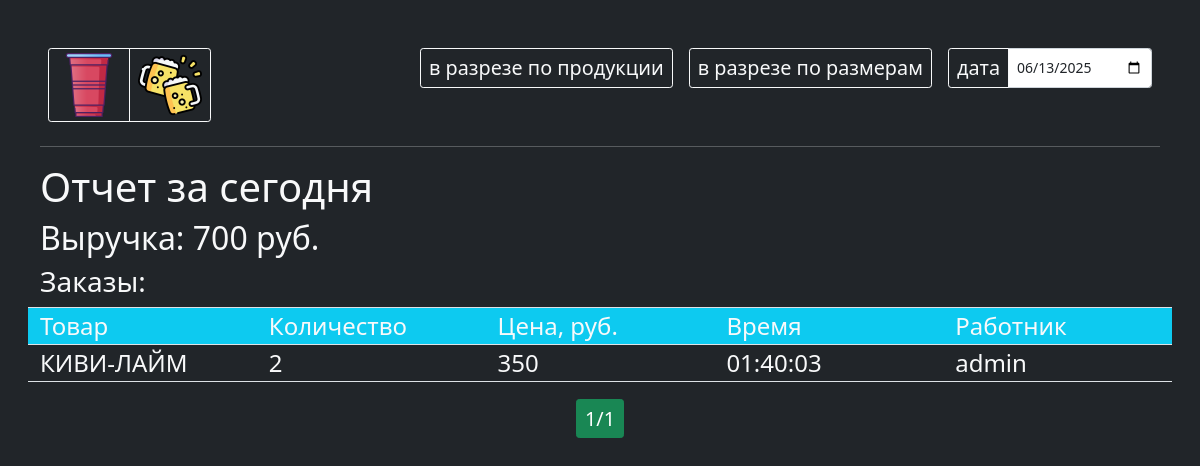
The app's page /report/, older data.
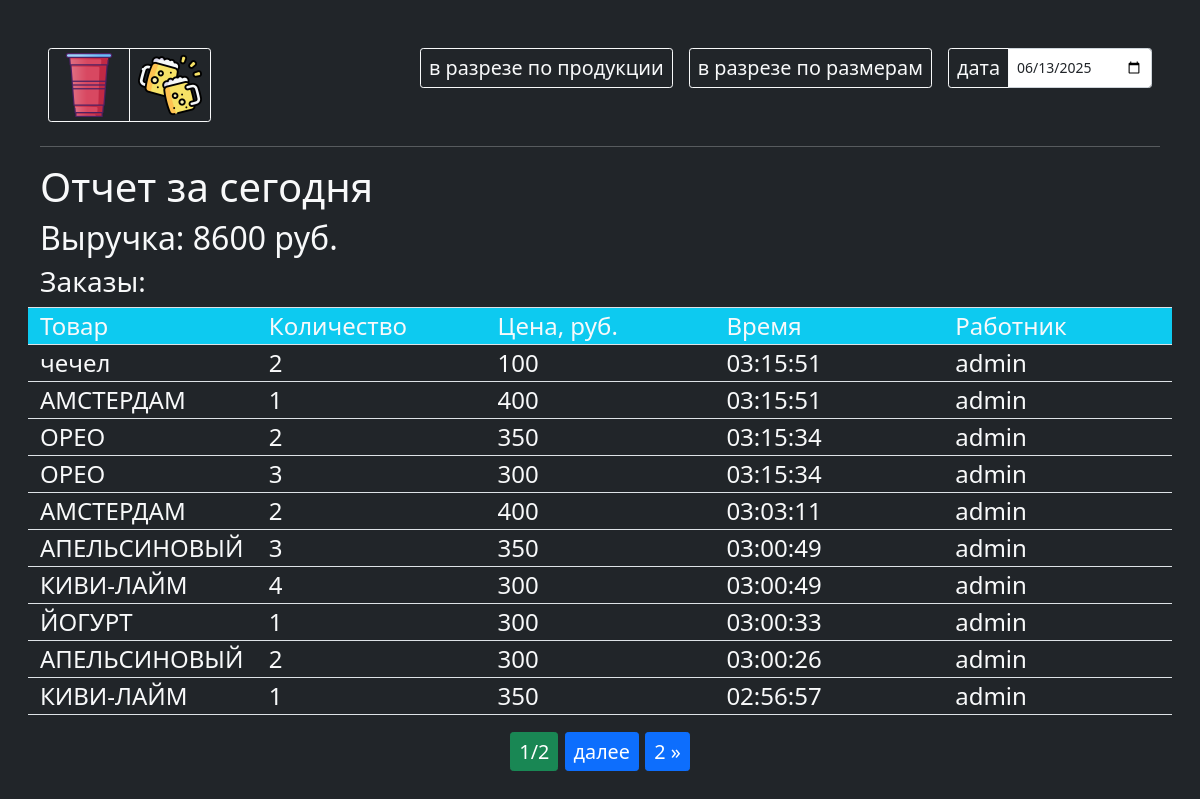
The same page, newer data.
### main/models.py (models this page shows, shortened)
class Order(models.Model):
    product = models.ForeignKey(Product, verbose_name='товар', on_delete=models.DO_NOTHING)
    quantity = models.IntegerField('кол-во',default=1)
    created_at = models.DateTimeField('время заказа',auto_now=True)
    user = models.ForeignKey(User, verbose_name='пользователь',on_delete=models.DO_NOTHING)
    class Meta:
        verbose_name = 'заказ'
        verbose_name_plural = 'заказы'
        ordering = ['-created_at']

class Product(models.Model):
    group = models.ForeignKey(CupGroup, verbose_name='группа', on_delete=models.CASCADE, related_name='group_products')
    size = models.ForeignKey(CupSize, verbose_name='размер', on_delete=models.CASCADE, related_name='size_products', blank=True, null=True)
    name = models.CharField('название', max_length=50)
    description = models.TextField('описание')
    price = models.PositiveIntegerField(verbose_name='цена за ед', default=300)
    order_p = models.PositiveSmallIntegerField('порядок', default=0)
    enabled = models.BooleanField('действующая?', default=True)
    class Meta:
        verbose_name = 'товар'
        verbose_name_plural = 'товары'
        ordering = ['group','order_p']

### main/views.py (the view)
# urls.py: path('report/', report, name='report'),
def report(request):
    date_str = request.GET.get('date')
    if date_str:
        date = datetime.strptime(date_str, '%Y-%m-%d').date()
    else:
        date = datetime.now()
    orders = Order.objects.filter(created_at__date=date)
    product_quantities = (
                            orders.values('product__name','product__size__name','product__group__name')  # Группируем по полю 'product'
                            .annotate(
                                total_quantity=Sum('quantity'),
                                total_revenue=Sum(F('quantity') * F('product__price'))
                                )  # Суммируем количество
                            .order_by('product__group__name','-total_quantity')
                        )
    size_quantities = (
                            orders.values('product__group__name','product__size__name')  # Группируем по полю 'product'
                            .annotate(
                                total_quantity=Sum('quantity'),
                                total_revenue=Sum(F('quantity') * F('product__price'))
                                )  # Суммируем количество
                            .order_by('product__group__name','-total_quantity')
                        )
    paginator = Paginator(orders, 10)
    page_number = request.GET.get("page")
    page_obj = paginator.get_page(page_number)
    total_revenue = orders.aggregate(total=Sum(F('quantity') * F('product__price')))['total'] or 0
    context = {
        'title':'отчет',
        'page_obj': page_obj,
        'total_revenue': total_revenue,
        'product_quantities': product_quantities,
        'size_quantities': size_quantities,
        'date': date,
     }
    return render(request,'report.html', context)

### templates/report.html (shortened to what this page needs)
{% extends 'base.html' %}
{% load tz %}
{% load static %}
{% block main %}
<div>
  <div class="btn-group btn-group-sm m-2 mb-2" role="group" aria-label="Basic example" id="role">
    <a href="{% url 'main' 'no_alco' %}" class="btn btn-outline-light"><img src="{% static '/images/cup.png' %}" width="64"></a>
    <a href="{% url 'main' 'alco' %}" class="btn btn-outline-light"><img src="{% static '/images/beer.png' %}" width="64"></a>
  </div>
  <div class="float-end d-flex">
    <button class="m-2 btn btn-sm btn-outline-light" id="cut">в разрезе по продукции</button>
    <button class="m-2 btn btn-sm btn-outline-light" id="cutSize">в разрезе по размерам</button>
    <form class="m-2 input-group input-group-sm">
      <button class="input-group-text btn btn-outline-light" id="inputGroup-sizing-sm" type="submit">дата</button>
      <input type="date" class="form-control" aria-label="Sizing example input" aria-describedby="inputGroup-sizing-sm" name="date" value="{{date|date:'Y-m-d' }}">
    </form>
  </div>
</div>
<hr>
<div>
  <h1>Отчет за сегодня</h1>
  <h2>Выручка: {{ total_revenue }} руб.</h2>
  <h3>Заказы:</h3>
</div>
    <div class="row border-top border-bottom bg-info">
      <div class="col">Товар</div>
      <div class="col">Количество</div>
      <div class="col">Цена, руб.</div>
      <div class="col">Время</div>
      <div class="col">Работник</div>
    </div>
    {% for order in page_obj %}
      <div class="row border-bottom">
        <div class="col">{{ order.product.name }}</div>
        <div class="col">{{ order.quantity }}</div>
        <div class="col">{{ order.product.price }}</div>
        <div class="col">{{ order.created_at|date:"H:i:s" }}</div>
        <div class="col" title="{{order.user.get_full_name}}">{{ order.user }}</div>
      </div>
    {% empty %}
      <p>Нет заказов за сегодня.</p>
    {% endfor %}
    <div class="pagination justify-content-center mt-3 mb-3">
      <span class="step-links">
          <span class="current btn btn-sm btn-success">
              {{ page_obj.number }}/{{ page_obj.paginator.num_pages }}
          </span>
          {% if page_obj.has_next %}
              <a href="?page={{ page_obj.next_page_number }}&date={{ date|date:'Y-m-d' }}" class="btn btn-sm btn-primary">далее</a>
              <a href="?page={{ page_obj.paginator.num_pages }}&date={{ date|date:'Y-m-d' }}" class="btn btn-sm btn-primary">{{ page_obj.paginator.num_pages }} &raquo;</a>
          {% endif %}
      </span>
    </div>
      {% regroup product_quantities by product__group__name as group_list %}
      {% regroup size_quantities by product__group__name as group_list %}
{% endblock %}

### templates/base.html (shortened to what this page needs)
{% load static %}
<!DOCTYPE html>
<html lang="ru">
<head>
    <link rel="stylesheet" href="{% static 'desktop.css' %}" media="(min-width: 900px)">
    <link rel="stylesheet" href="{% static 'style.css' %}" media="(max-width: 900px)">
    <link href="https://cdn.jsdelivr.net/npm/bootstrap@5.0.2/dist/css/bootstrap.min.css" rel="stylesheet">
    <link rel="stylesheet" href="https://cdn.jsdelivr.net/npm/bootstrap-icons@1.13.1/font/bootstrap-icons.min.css">
</head>
<body class="bg-dark text-light position-relative">
<main>
    {% block main %}
    {% endblock %}
</main>
</body>
</html>

### static/desktop.css (style rules this page uses)
body { font-family: "Finder"; height: 100%; margin: 40px!important; font-size: 24px!important; }
.input-group-text { width: 200px; }

### static/style.css (style rules this page uses)
body { font-family: "Finder"; height: 100%; margin: 40px!important; }
.btn { font-size: 1em!important; }
main { max-width: 1440px; margin: auto; }
.input-group-text { width: 150px; }

### templates/report.html (style rules this page uses)
.btn { font-size: 0.825em!important; }
.col { text-align: start; overflow: hidden; text-overflow: ellipsis; }
.input-group, .input-group-text { width: inherit; }

Row changes from the older to the newer data that the page shows:
no longer on this page (row unchanged): Order: product.name "КИВИ-ЛАЙМ", quantity "2", product.price "350", created_at "01:40:03", user "admin"
added Order: product.name "чечел", quantity "2", product.price "100", created_at "03:15:51", user "admin"
added Order: product.name "АМСТЕРДАМ", quantity "1", product.price "400", created_at "03:15:51", user "admin"
added Order: product.name "ОРЕО", quantity "2", product.price "350", created_at "03:15:34", user "admin"
added Order: product.name "ОРЕО", quantity "3", product.price "300", created_at "03:15:34", user "admin"
added Order: product.name "АМСТЕРДАМ", quantity "2", product.price "400", created_at "03:03:11", user "admin"
added Order: product.name "АПЕЛЬСИНОВЫЙ", quantity "3", product.price "350", created_at "03:00:49", user "admin"
added Order: product.name "КИВИ-ЛАЙМ", quantity "4", product.price "300", created_at "03:00:49", user "admin"
added Order: product.name "ЙОГУРТ", quantity "1", product.price "300", created_at "03:00:33", user "admin"
added Order: product.name "АПЕЛЬСИНОВЫЙ", quantity "2", product.price "300", created_at "03:00:26", user "admin"
added Order: product.name "КИВИ-ЛАЙМ", quantity "1", product.price "350", created_at "02:56:57", user "admin"
Text that changed along with them:
{{ total_revenue }}: "700" → "8600"
{{ page_obj.paginator.num_pages }}: "1" → "2"
{{ page_obj.paginator.num_pages }}: (not shown) → "2"
text now shown: "далее »"
